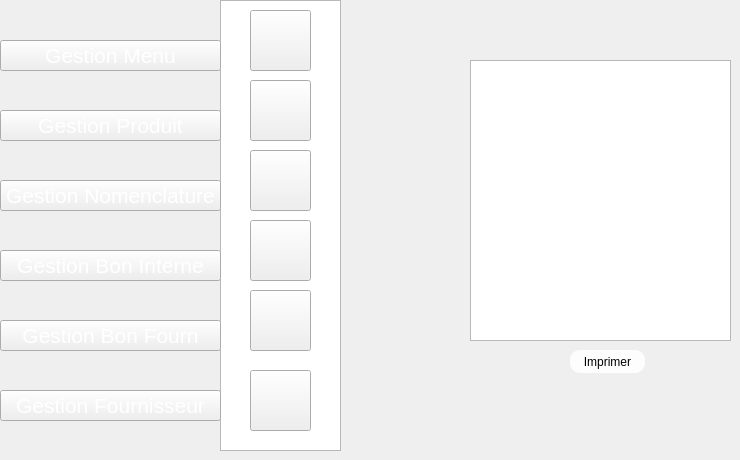
   <widget class="QWidget" name="page_47">
    <widget class="QPushButton" name="pushButton_559">
     <property name="geometry">
      <rect>
       <x>0</x>
       <y>180</y>
       <width>221</width>
       <height>31</height>
      </rect>
     </property>
     <property name="font">
      <font>
       <pointsize>16</pointsize>
       <weight>50</weight>
       <bold>false</bold>
      </font>
     </property>
     <property name="styleSheet">
      <string notr="true">color: rgb(255, 255, 255);

</string>
     </property>
     <property name="text">
      <string>Gestion Nomenclature</string>
     </property>
    </widget>
    <widget class="QPushButton" name="pushButton_560">
     <property name="geometry">
      <rect>
       <x>250</x>
       <y>220</y>
       <width>61</width>
       <height>61</height>
      </rect>
     </property>
     <property name="styleSheet">
      <string notr="true">image: url(:/new/prefix1/img/icon-supp2 (1).png);</string>
     </property>
     <property name="text">
      <string/>
     </property>
    </widget>
    <widget class="QPushButton" name="pushButton_562">
     <property name="geometry">
      <rect>
       <x>0</x>
       <y>40</y>
       <width>221</width>
       <height>31</height>
      </rect>
     </property>
     <property name="font">
      <font>
       <pointsize>16</pointsize>
       <weight>50</weight>
       <bold>false</bold>
      </font>
     </property>
     <property name="styleSheet">
      <string notr="true">color: rgb(255, 255, 255);

</string>
     </property>
     <property name="text">
      <string>Gestion Menu</string>
     </property>
    </widget>
    <widget class="QPushButton" name="pushButton_563">
     <property name="geometry">
      <rect>
       <x>250</x>
       <y>150</y>
       <width>61</width>
       <height>61</height>
      </rect>
     </property>
     <property name="styleSheet">
      <string notr="true">image: url(:/new/prefix1/img/icon-afficher2.png);</string>
     </property>
     <property name="text">
      <string/>
     </property>
    </widget>
    <widget class="QPushButton" name="pushButton_564">
     <property name="geometry">
      <rect>
       <x>250</x>
       <y>290</y>
       <width>61</width>
       <height>61</height>
      </rect>
     </property>
     <property name="styleSheet">
      <string notr="true">image: url(:/new/prefix1/img/8774.png);
image: url(:/new/prefix1/img/aa.png);</string>
     </property>
     <property name="text">
      <string/>
     </property>
    </widget>
    <widget class="QPushButton" name="pushButton_565">
     <property name="geometry">
      <rect>
       <x>0</x>
       <y>250</y>
       <width>221</width>
       <height>31</height>
      </rect>
     </property>
     <property name="font">
      <font>
       <pointsize>16</pointsize>
       <weight>50</weight>
       <bold>false</bold>
      </font>
     </property>
     <property name="styleSheet">
      <string notr="true">color: rgb(255, 255, 255);

</string>
     </property>
     <property name="text">
      <string>Gestion Bon Interne</string>
     </property>
    </widget>
    <widget class="QListView" name="listView_42">
     <property name="geometry">
      <rect>
       <x>220</x>
       <y>0</y>
       <width>121</width>
       <height>451</height>
      </rect>
     </property>
     <property name="styleSheet">
      <string notr="true">background-image: url(:/new/prefix1/img/selected.png);</string>
     </property>
    </widget>
    <widget class="QPushButton" name="pushButton_566">
     <property name="geometry">
      <rect>
       <x>250</x>
       <y>10</y>
       <width>61</width>
       <height>61</height>
      </rect>
     </property>
     <property name="styleSheet">
      <string notr="true">image: url(:/new/prefix1/img/icon-ajout2.png);
background-image: url(:/new/prefix1/img/bg.png);</string>
     </property>
     <property name="text">
      <string/>
     </property>
    </widget>
    <widget class="QPushButton" name="pushButton_567">
     <property name="geometry">
      <rect>
       <x>0</x>
       <y>110</y>
       <width>221</width>
       <height>31</height>
      </rect>
     </property>
     <property name="font">
      <font>
       <pointsize>16</pointsize>
       <weight>50</weight>
       <bold>false</bold>
      </font>
     </property>
     <property name="styleSheet">
      <string notr="true">color: rgb(255, 255, 255);

</string>
     </property>
     <property name="text">
      <string>Gestion Produit</string>
     </property>
    </widget>
    <widget class="QPushButton" name="pushButton_568">
     <property name="geometry">
      <rect>
       <x>250</x>
       <y>80</y>
       <width>61</width>
       <height>61</height>
      </rect>
     </property>
     <property name="styleSheet">
      <string notr="true">image: url(:/new/prefix1/img/icon-modif2 (1).png);</string>
     </property>
     <property name="text">
      <string/>
     </property>
    </widget>
    <widget class="QPushButton" name="pushButton_569">
     <property name="geometry">
      <rect>
       <x>0</x>
       <y>390</y>
       <width>221</width>
       <height>31</height>
      </rect>
     </property>
     <property name="font">
      <font>
       <pointsize>16</pointsize>
       <weight>50</weight>
       <bold>false</bold>
      </font>
     </property>
     <property name="styleSheet">
      <string notr="true">color: rgb(255, 255, 255);

</string>
     </property>
     <property name="text">
      <string>Gestion Fournisseur</string>
     </property>
    </widget>
    <widget class="QPushButton" name="pushButton_546">
     <property name="geometry">
      <rect>
       <x>0</x>
       <y>320</y>
       <width>221</width>
       <height>31</height>
      </rect>
     </property>
     <property name="font">
      <font>
       <pointsize>16</pointsize>
       <weight>50</weight>
       <bold>false</bold>
      </font>
     </property>
     <property name="styleSheet">
      <string notr="true">color: rgb(255, 255, 255);

</string>
     </property>
     <property name="text">
      <string>Gestion Bon Fourn</string>
     </property>
    </widget>
    <widget class="QTextEdit" name="imprimbf">
     <property name="geometry">
      <rect>
       <x>470</x>
       <y>60</y>
       <width>261</width>
       <height>281</height>
      </rect>
     </property>
    </widget>
    <widget class="QPushButton" name="pushButton_6">
     <property name="geometry">
      <rect>
       <x>570</x>
       <y>350</y>
       <width>75</width>
       <height>23</height>
      </rect>
     </property>
     <property name="styleSheet">
      <string notr="true">                                         border-radius: 10px;
background-color: rgb(253, 253, 253);
                                        
font: 9pt &quot;MS Reference Sans Serif&quot;;</string>
     </property>
     <property name="text">
      <string>Imprimer</string>
     </property>
    </widget>
    <widget class="QPushButton" name="pushButton_277">
     <property name="geometry">
      <rect>
       <x>250</x>
       <y>370</y>
       <width>61</width>
       <height>61</height>
      </rect>
     </property>
     <property name="styleSheet">
      <string notr="true">image: url(:/new/prefix1/img/icon-supp2 (1).png);
image: url(:/new/prefix1/img/facture.png);</string>
     </property>
     <property name="text">
      <string/>
     </property>
    </widget>
    <zorder>listView_42</zorder>
    <zorder>pushButton_559</zorder>
    <zorder>pushButton_560</zorder>
    <zorder>pushButton_562</zorder>
    <zorder>pushButton_563</zorder>
    <zorder>pushButton_564</zorder>
    <zorder>pushButton_565</zorder>
    <zorder>pushButton_566</zorder>
    <zorder>pushButton_567</zorder>
    <zorder>pushButton_568</zorder>
    <zorder>pushButton_569</zorder>
    <zorder>pushButton_546</zorder>
    <zorder>imprimbf</zorder>
    <zorder>pushButton_6</zorder>
    <zorder>pushButton_277</zorder>
   </widget>
